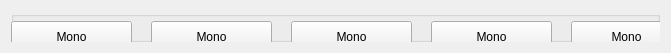
      <widget class="QWidget" name="horizontalLayoutWidget_3">
       <property name="geometry">
        <rect>
         <x>10</x>
         <y>30</y>
         <width>671</width>
         <height>41</height>
        </rect>
       </property>
       <layout class="QHBoxLayout" name="MonoMain">
        <item>
         <widget class="QGroupBox" name="Mono">
          <property name="title">
           <string/>
          </property>
          <widget class="QPushButton" name="Mono_12">
           <property name="geometry">
            <rect>
             <x>0</x>
             <y>10</y>
             <width>121</width>
             <height>31</height>
            </rect>
           </property>
           <property name="text">
            <string>Mono</string>
           </property>
           <property name="checkable">
            <bool>true</bool>
           </property>
          </widget>
          <widget class="QPushButton" name="Mono_34">
           <property name="geometry">
            <rect>
             <x>140</x>
             <y>10</y>
             <width>121</width>
             <height>31</height>
            </rect>
           </property>
           <property name="text">
            <string>Mono</string>
           </property>
           <property name="checkable">
            <bool>true</bool>
           </property>
          </widget>
          <widget class="QPushButton" name="Mono_56">
           <property name="geometry">
            <rect>
             <x>280</x>
             <y>10</y>
             <width>121</width>
             <height>31</height>
            </rect>
           </property>
           <property name="text">
            <string>Mono</string>
           </property>
           <property name="checkable">
            <bool>true</bool>
           </property>
          </widget>
          <widget class="QPushButton" name="Mono_78">
           <property name="geometry">
            <rect>
             <x>420</x>
             <y>10</y>
             <width>121</width>
             <height>31</height>
            </rect>
           </property>
           <property name="text">
            <string>Mono</string>
           </property>
           <property name="checkable">
            <bool>true</bool>
           </property>
          </widget>
          <widget class="QPushButton" name="Mono_910">
           <property name="geometry">
            <rect>
             <x>560</x>
             <y>10</y>
             <width>111</width>
             <height>31</height>
            </rect>
           </property>
           <property name="text">
            <string>Mono</string>
           </property>
           <property name="checkable">
            <bool>true</bool>
           </property>
          </widget>
         </widget>
        </item>
       </layout>
      </widget>
